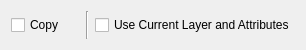
<?xml version="1.0" encoding="UTF-8"?>
<ui version="4.0">
 <class>Mirror</class>
 <widget class="QWidget" name="Mirror">
  <property name="geometry">
   <rect>
    <x>0</x>
    <y>0</y>
    <width>306</width>
    <height>50</height>
   </rect>
  </property>
  <layout class="QHBoxLayout" name="horizontalLayout">
   <item>
    <widget class="QCheckBox" name="Copy">
     <property name="text">
      <string>Copy</string>
     </property>
    </widget>
   </item>
   <item>
    <widget class="Line" name="line">
     <property name="orientation">
      <enum>Qt::Vertical</enum>
     </property>
    </widget>
   </item>
   <item>
    <widget class="QCheckBox" name="UseCurrentAttributes">
     <property name="text">
      <string>Use Current Layer and Attributes</string>
     </property>
    </widget>
   </item>
  </layout>
 </widget>
 <resources/>
 <connections/>
</ui>
